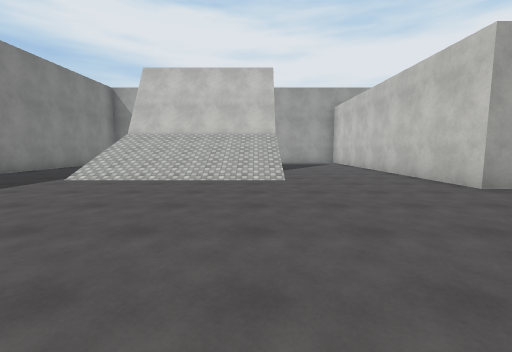
[1] (above)

24 first-person views from a walk through a scene from a Unity 3-D project. The camera is 1.4 m above the floor, tilts 6° down and sees 90° across. The floor is counted in squares, 2 m on a side. Each view is taken from the middle of a square. On the plan, view 1 faces up. The plan holds only what a view shows up to about 9 squares ahead; the rest is blank. The place goes on beyond the plan. The player character is not drawn. Surface patterns are stand-ins for the level's own textures.

[2]
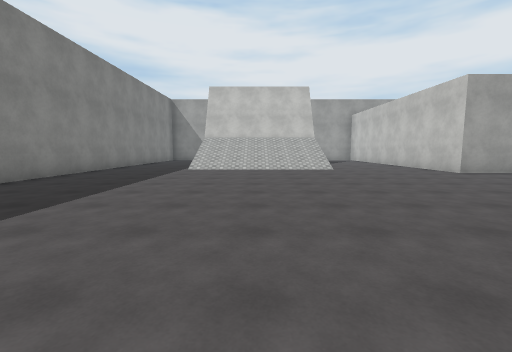

[3]
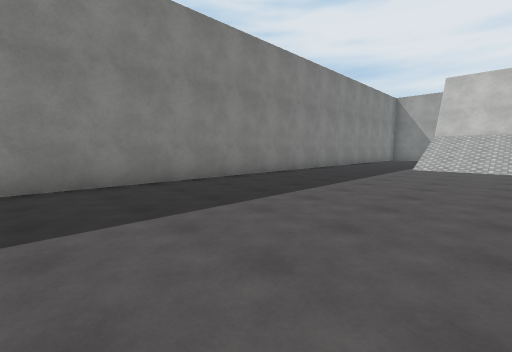

[4]
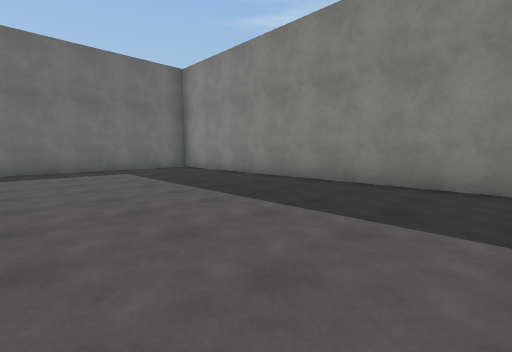

[5]
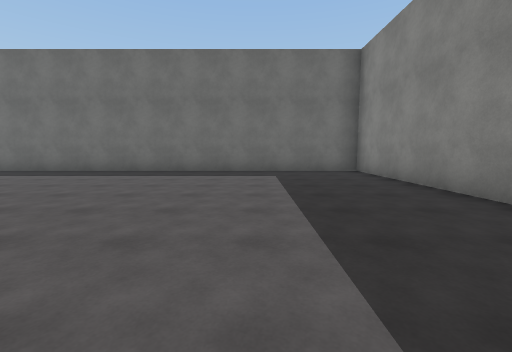

[6]
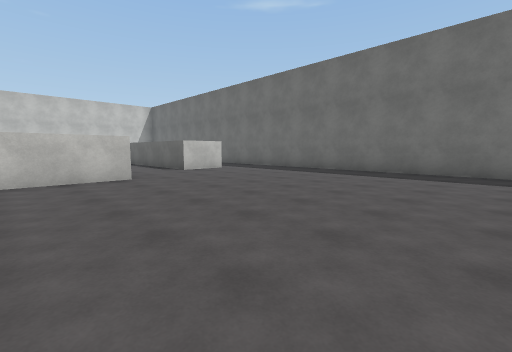

[7]
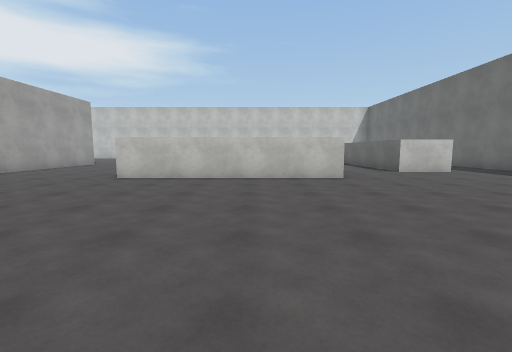

[8]
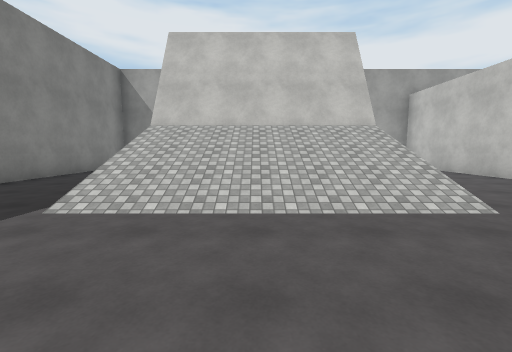

[9]
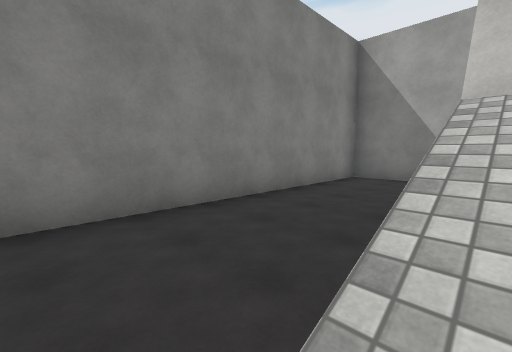

[10]
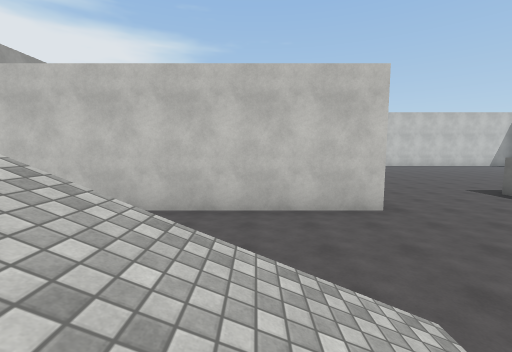

[11]
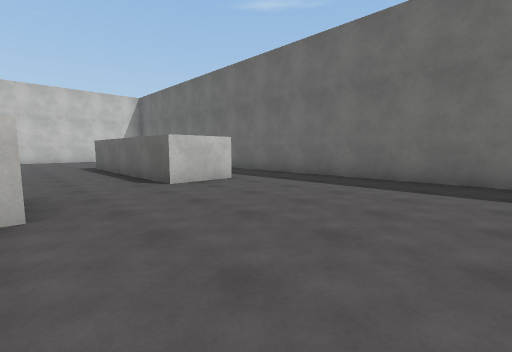

[12]
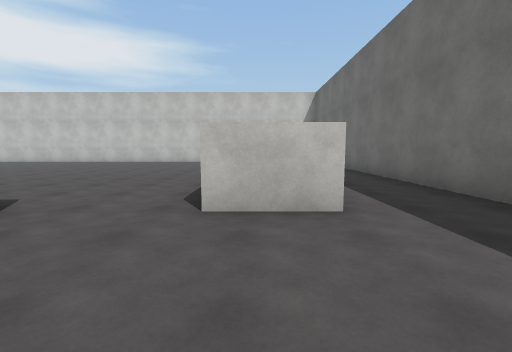

[13]
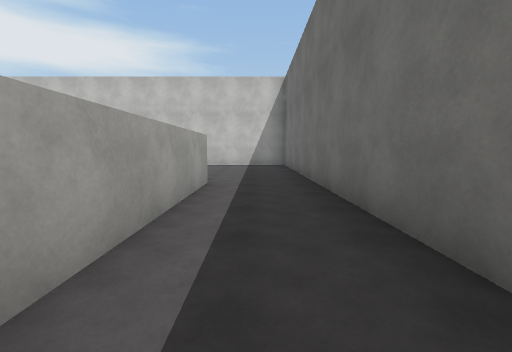

[14]
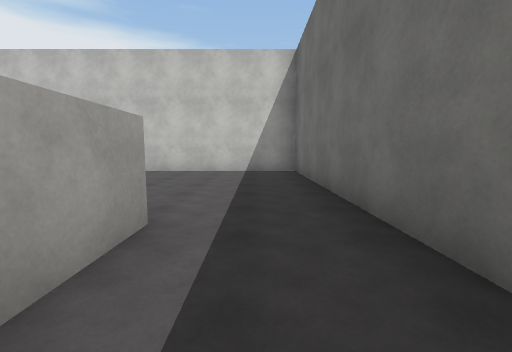

[15]
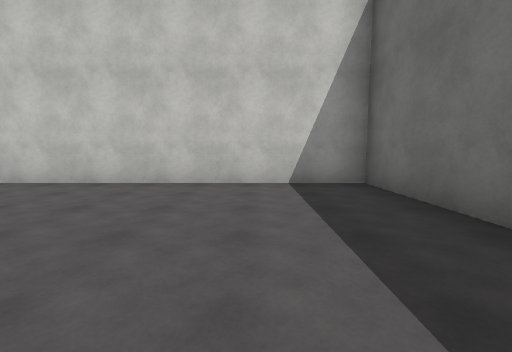

[16]
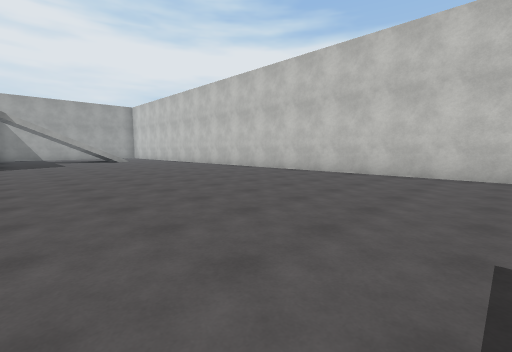

[17]
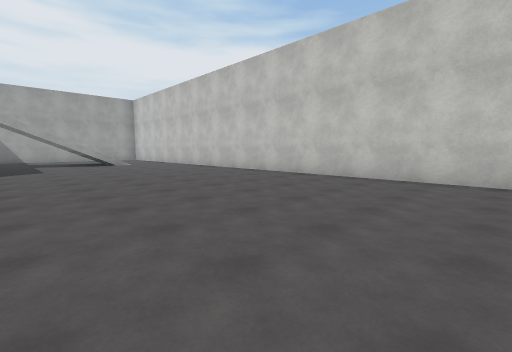

[18]
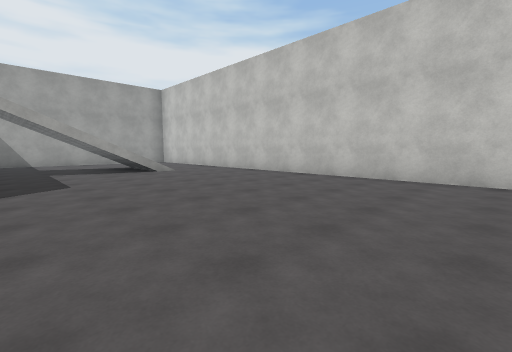

[19]
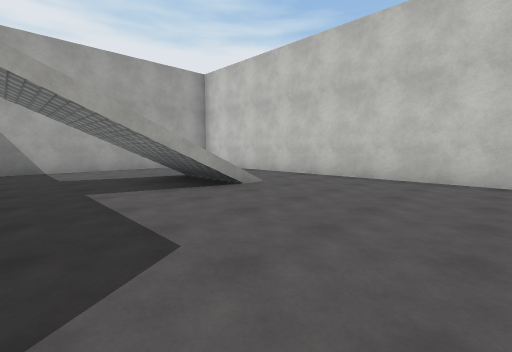

[20]
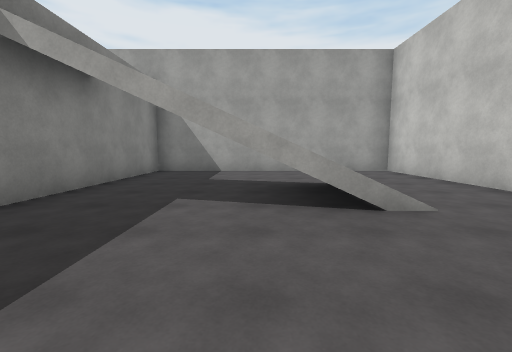

[21]
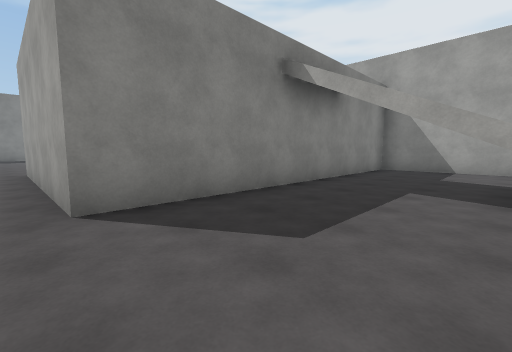

[22]
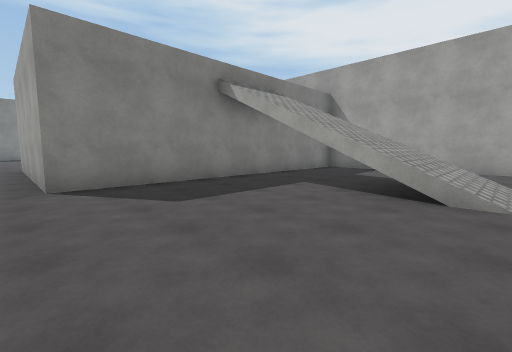

[23]
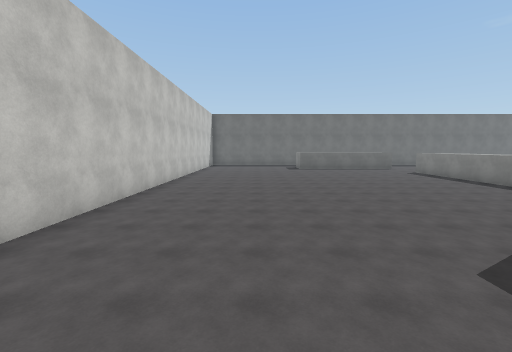

[24]
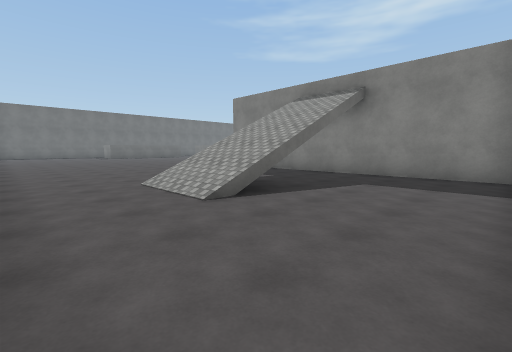

### Floor plan
Key: @ floor where view 1 was taken; # wall or solid block; . floor; / step, stairs or slope; T thing the floor can be seen under or through.
Columns run from 8 left of view 1 to 18 right of it. Each row starts with its distance up from view 1.
 14 ####             ##########
 13 #..              #........#
 12 #..         #    #........#
 11 #...        #    #........#
 10 #...       .#    #...TT/..#
  9 #...     ...#    #...///..#
  8 #.../////...#    #...///..#
  7 #.../////...#    #........#
  6 #.../////...#    #........#
  5 #...........######........#
  4 #.........................#
  3 #.........................#
  2 #.........................#
  1 #.........................#
  0 #.......@....#............#
 -1 #............#............#
 -2 #............#   .........#
 -3 #............#  ..........#
 -4 #............# ...........#
 -5 #............#............#
 -6 #.........................#
 -7 #.........................#
 -8 #.............######......#
 -9 #.............######......#
-10 #.........................#
-11 #.........................#
-12 ###########################

Positions as (right, up) in squares from view 1, and headings:
1: (0, 0), facing up
2: (-2, -3), facing up
3: (-2, -4), facing up-left
4: (-2, -2), facing down-left
5: (-4, -3), facing down
6: (-2, -3), facing down-right
7: (-2, -3), facing right
8: (-2, 3), facing up
9: (-4, 6), facing up-left
10: (-1, 7), facing right
11: (1, -5), facing down-right
12: (3, -8), facing right
13: (6, -10), facing right
14: (9, -10), facing right
15: (12, -9), facing right
16: (10, -7), facing up-right
17: (11, -4), facing up-right
18: (11, 0), facing up-right
19: (11, 4), facing up-right
20: (13, 5), facing up
21: (13, 4), facing up-left
22: (15, 4), facing up-left
23: (14, 8), facing down
24: (17, 13), facing down-left
